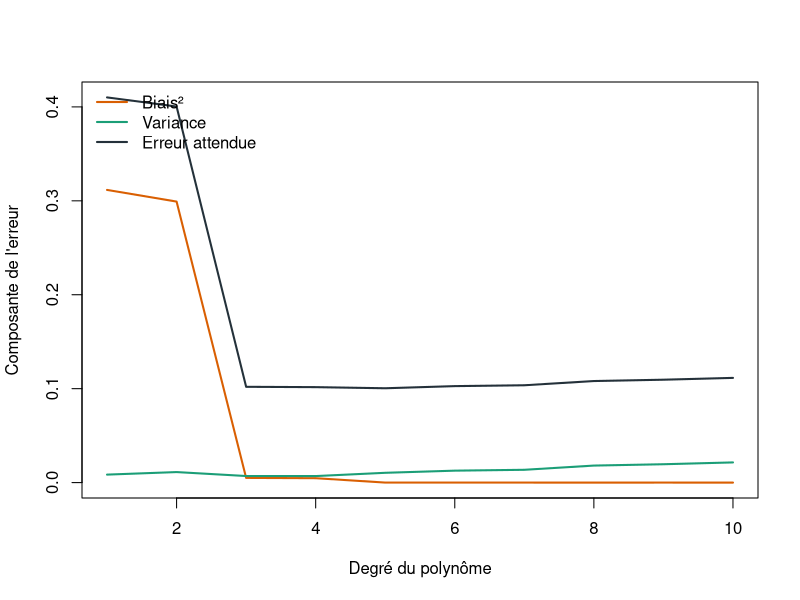
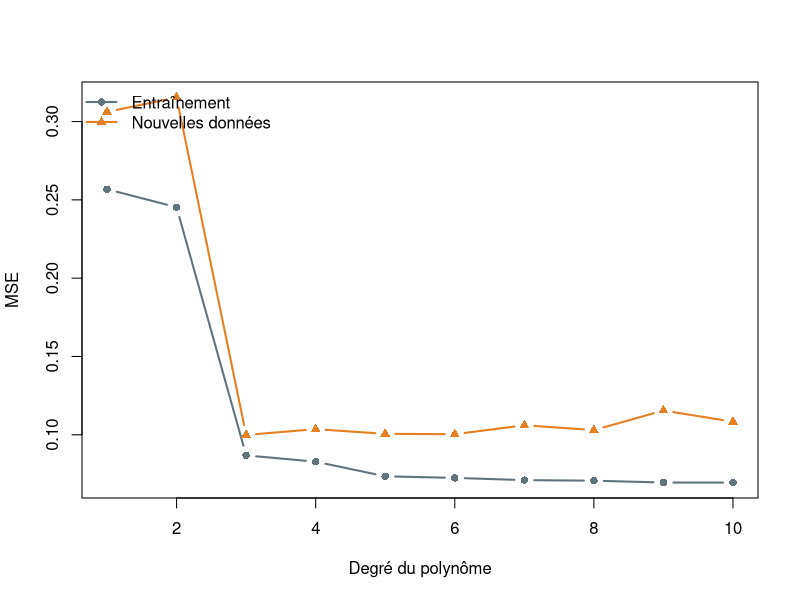
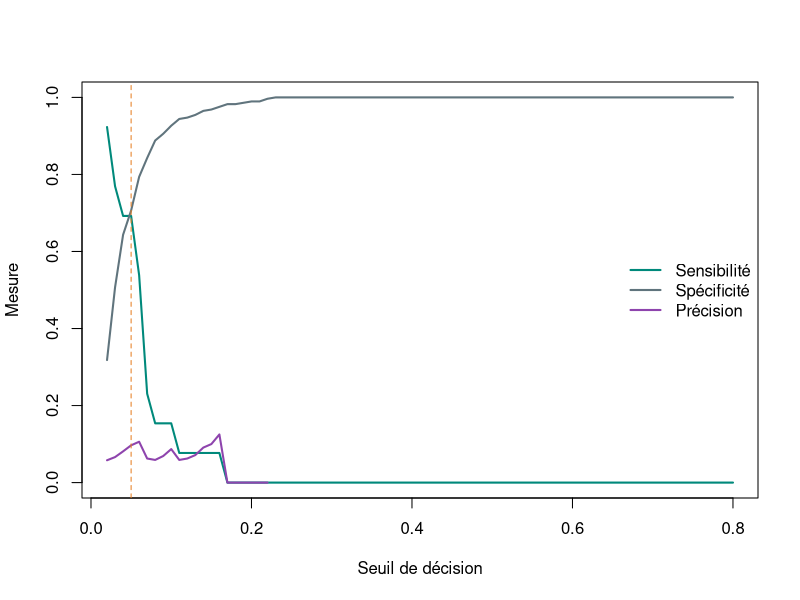
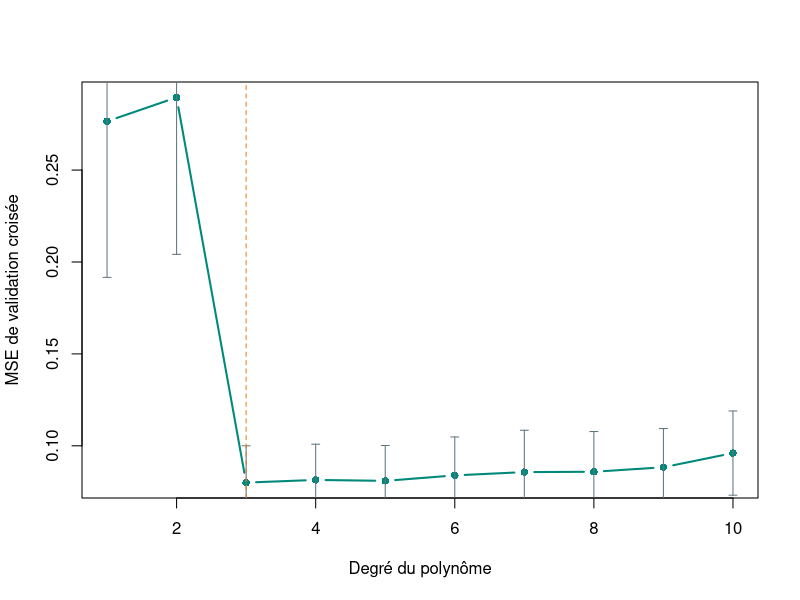

Reproduce these figures in R, in order.

# Analyse exploratoire — démonstrations R pour le cours STT-2200
#
options(width = 90, digits = 4)

graine_defaut <- 2200L
set.seed(graine_defaut)

pourcentage <- function(x, chiffres = 1L) {
  paste0(formatC(100 * x, format = "f", digits = chiffres), " %")
}


# 1. REPRÉSENTER ET INSPECTER LES DONNÉES -----------------------------------

# Chaque ligne devrait représenter un client. Cette petite base brute contient
# pourtant un doublon, plusieurs codes de valeurs manquantes et des modalités
# écrites de façons différentes.
clients_bruts <- data.frame(
  id_client = c(101, 102, 102, 103, 104, 105),
  age = c("34", "NA", "29", "45", "?", "38"),
  revenu = c("52 000", "48000", "48000", "N/A", "64000", "71000"),
  region = c("Québec", "Montréal", "Montréal", "Québec", "Estrie", "estrie"),
  achat = c("Oui", "non", "NON", "oui", "Oui", "?")
)

print(clients_bruts)
cat("Identifiants dupliqués : ",
  paste(
    unique(clients_bruts$id_client[duplicated(clients_bruts$id_client)]),
    collapse = ", "
  ), "\n", sep = ""
)

normaliser_manquants <- function(x) {
  x <- trimws(as.character(x))
  x[tolower(x) %in% c("", "na", "n/a", "?", "inconnu")] <- NA_character_
  x
}

clients <- clients_bruts
clients[] <- lapply(clients, normaliser_manquants)
clients$id_client <- as.integer(clients$id_client)
clients$age <- as.numeric(clients$age)
clients$revenu <- as.numeric(gsub(" ", "", clients$revenu, fixed = TRUE))
clients$region <- tools::toTitleCase(tolower(clients$region))
clients$achat <- factor(tolower(clients$achat), levels = c("non", "oui"))

# Le traitement d'un doublon dépend du sens de l'unité statistique. Ici, les
# deux lignes du client 102 décrivent la même unité et l'une est plus complète.
# Nous la conservons. Dans une analyse réelle, cette règle doit être documentée.
completude <- rowSums(!is.na(clients))
clients <- clients[order(clients$id_client, -completude), ]
clients <- clients[!duplicated(clients$id_client), ]
clients <- clients[order(clients$id_client), ]

print(clients)
str(clients)

cat("Valeurs manquantes par variable :\n")
print(colSums(is.na(clients)))

# Une modalité nominale ne doit pas être codée 1, 2, 3 comme si elle était
# ordonnée. model.matrix() produit un encodage binaire sans imposer cet ordre.
encodage_region <- model.matrix(~ region - 1, data = clients)
print(encodage_region)

# Que changerait-on si l'unité statistique était la transaction plutôt que le
# client ? Les doublons d'identifiants deviendraient-ils encore des doublons?


# 2. DISTANCES ET SIMILARITÉS ------------------------------------------------

distance_minkowski <- function(x, y, q = 2) {
  stopifnot(length(x) == length(y), q >= 1)
  sum(abs(x - y)^q)^(1 / q)
}

x <- c(taille_cm = 162.1, masse_kg = 66.8)
y <- c(taille_cm = 175.8, masse_kg = 81.6)

cat("Manhattan (q = 1) : ", distance_minkowski(x, y, q = 1))
cat("Euclidienne (q = 2) : ", distance_minkowski(x, y, q = 2))
cat("Similarité 1 / (1 + d2) : ", 1 / (1 + distance_minkowski(x, y, q = 2)))

# Dans cet exemple, le revenu exprimé en dollars domine la distance brute.
# La standardisation mesure plutôt les écarts en nombres d'écarts-types.
profils <- data.frame(
  age = c(23, 48, 46, 50, 25),
  revenu = c(42000, 42100, 65000, 68000, 50000),
  achats = c(3, 15, 14, 16, 4),
  row.names = c("A", "B", "C", "D", "E")
)

distances_brutes <- as.matrix(dist(profils, method = "euclidean"))
profils_standardises <- scale(profils)
distances_standardisees <- as.matrix(
  dist(profils_standardises, method = "euclidean")
)

cat("Depuis A, sans standardisation : ",
    names(which.min(distances_brutes["A", -1])), "\n", sep = "")
cat("Depuis A, après standardisation : ",
    names(which.min(distances_standardisees["A", -1])), "\n", sep = "")
cat("\nDistances depuis A, avant et après standardisation :\n")
print(data.frame(
  profil = rownames(profils)[-1],
  distance_brute = distances_brutes["A", -1],
  distance_standardisee = distances_standardisees["A", -1],
  row.names = NULL
))

distance_hamming <- function(x, y) {
  stopifnot(length(x) == length(y))
  sum(x != y)
}

x_qualitatif <- c("bleus", "bruns", "courts")
y_qualitatif <- c("bleus", "noirs", "longs")
cat("Nombre de désaccords : ",
    distance_hamming(x_qualitatif, y_qualitatif), " sur ",
    length(x_qualitatif), " variables\n", sep = "")

jaccard <- function(x, y) {
  stopifnot(length(x) == length(y), all(x %in% 0:1), all(y %in% 0:1))

  m11 <- sum(x == 1 & y == 1)
  m10 <- sum(x == 1 & y == 0)
  m01 <- sum(x == 0 & y == 1)
  m00 <- sum(x == 0 & y == 0)
  denominateur <- m11 + m10 + m01

  # Convention : deux vecteurs sans aucune présence ont une similarité de 1.
  similarite <- if (denominateur == 0) 1 else m11 / denominateur

  list(
    quantites = c(M11 = m11, M10 = m10, M01 = m01, M00 = m00),
    similarite = similarite,
    distance = 1 - similarite
  )
}

x_binaire <- c(1, 0, 1, 0, 0)
y_binaire <- c(1, 0, 0, 1, 0)
exemple_jaccard <- jaccard(x_binaire, y_binaire)

print(exemple_jaccard$quantites)
cat("Similarité de Jaccard : ", exemple_jaccard$similarite, "\n", sep = "")
cat("Distance de Jaccard : ", exemple_jaccard$distance, "\n", sep = "")
cat("Distance de Hamming : ", distance_hamming(x_binaire, y_binaire), "\n",
    sep = "")

# Hamming compte les doubles absences comme des accords. Jaccard les retire de
# son dénominateur, ce qui est utile pour des présences rares comme des achats.


# 3. ERREURS DE REGRESSION --------------------------------------------------
mse <- function(observe, predit) mean((observe - predit)^2)
mae <- function(observe, predit) mean(abs(observe - predit))

# Le modèle A est exact quatre fois, mais commet une très grande erreur. Le
# modèle B fait une erreur modérée sur chaque observation.
observe <- rep(10, 5)
predit_a <- c(10, 10, 10, 10, 0)
predit_b <- rep(7, 5)

comparaison_regression <- data.frame(
  modele = c("A : une erreur extrême", "B : erreurs régulières"),
  MSE = c(mse(observe, predit_a), mse(observe, predit_b)),
  MAE = c(mae(observe, predit_a), mae(observe, predit_b))
)

print(comparaison_regression)
cat(
  "La MAE préfère A, tandis que la MSE préfère B. Le critère exprime donc une",
  " préférence sur le coût des erreurs.\n", sep = ""
)


# 4. ERREUR DE CLASSIFICATION ET MATRICE DE CONFUSION -----------------------

division_sure <- function(numerateur, denominateur) {
  if (denominateur == 0) NA_real_ else numerateur / denominateur
}

mesures_binaires <- function(
  observe, predit, positif = "fraude", negatif = "legitime"
) {
  stopifnot(length(observe) == length(predit))

  observe <- as.character(observe)
  predit <- as.character(predit)

  vp <- sum(observe == positif & predit == positif)
  fn <- sum(observe == positif & predit == negatif)
  fp <- sum(observe == negatif & predit == positif)
  vn <- sum(observe == negatif & predit == negatif)

  matrice <- matrix(
    c(vp, fn, fp, vn),
    nrow = 2,
    byrow = TRUE,
    dimnames = list(
      observe = c(paste("Réel", positif), paste("Réel", negatif)),
      predit = c(paste("Prédit", positif), paste("Prédit", negatif))
    )
  )

  mesures <- c(
    taux_erreur = mean(observe != predit),
    exactitude = mean(observe == predit),
    sensibilite = division_sure(vp, vp + fn),
    rappel = division_sure(vp, vp + fn),
    specificite = division_sure(vn, vn + fp),
    precision = division_sure(vp, vp + fp)
  )

  list(
    matrice = matrice,
    effectifs = c(VP = vp, FN = fn, FP = fp, VN = vn),
    mesures = mesures
  )
}

# Exemple des notes : 20 fraudes parmi 1 000 transactions, dont 16 détectées;
# le modèle produit aussi 30 fausses alertes.
classe_observee <- c(rep("fraude", 20), rep("legitime", 980))
classe_predite <- c(
  rep("fraude", 16), rep("legitime", 4),
  rep("fraude", 30), rep("legitime", 950)
)

evaluation_fraude <- mesures_binaires(classe_observee, classe_predite)
print(evaluation_fraude$matrice)
print(data.frame(
  mesure = names(evaluation_fraude$mesures),
  valeur = unname(evaluation_fraude$mesures),
  pourcentage = vapply(evaluation_fraude$mesures, pourcentage, character(1)),
  row.names = NULL
))

# Un classifieur qui prédit toujours la classe majoritaire obtient seulement 2 %
# d'erreur, mais sa sensibilité est nulle : il ne détecte aucune fraude.
prediction_majoritaire <- rep("legitime", length(classe_observee))
evaluation_majoritaire <- mesures_binaires(
  classe_observee, prediction_majoritaire
)
print(rbind(
  modele = evaluation_fraude$mesures,
  toujours_legitime = evaluation_majoritaire$mesures
))

# Le coût permet de distinguer des erreurs dont les conséquences diffèrent.
# Les montants ci-dessous sont pédagogiques, pas des estimations réelles.
cout_fn <- 5000
cout_fp <- 50
cout_classification <- function(evaluation) {
  evaluation$effectifs["FN"] * cout_fn +
    evaluation$effectifs["FP"] * cout_fp
}

comparaison_couts <- data.frame(
  strategie = c("Modèle", "Toujours légitime"),
  taux_erreur = c(
    evaluation_fraude$mesures["taux_erreur"],
    evaluation_majoritaire$mesures["taux_erreur"]
  ),
  cout = c(
    cout_classification(evaluation_fraude),
    cout_classification(evaluation_majoritaire)
  )
)
print(comparaison_couts)
cat("Le modèle fait davantage d'erreurs au total, mais réduit ici le coût des",
    " fraudes manquées.\n", sep = "")


# 5. COMPROMIS BIAIS-VARIANCE ----------------------------------------------

# Vérification numérique de l'exemple présenté dans les notes.
methodes <- data.frame(
  methode = c("A", "B", "C"),
  biais = c(-2, 0, -0.5),
  variance = c(0.25, 4, 0.5),
  variance_bruit = 1
)
methodes$erreur_attendue <- methodes$biais^2 + methodes$variance +
  methodes$variance_bruit
print(methodes)

# Simulation : on répète l'échantillonnage, on ajuste des polynômes de degrés
# différents et on observe la prédiction produite au même point x0.
fonction_reelle <- function(x) sin(pi * x)
sigma <- 0.30
x0 <- 0.35
degres <- 1:10
n_repetitions <- 200L
predictions_x0 <- matrix(
  NA_real_,
  nrow = n_repetitions,
  ncol = length(degres),
  dimnames = list(NULL, paste0("degre_", degres))
)

set.seed(graine_defaut + 1L)
for (b in seq_len(n_repetitions)) {
  donnees_b <- data.frame(x = runif(40, -1, 1))
  donnees_b$y <- fonction_reelle(donnees_b$x) + rnorm(40, sd = sigma)

  for (j in seq_along(degres)) {
    d <- degres[j]
    ajustement <- lm(y ~ poly(x, degree = d, raw = TRUE), data = donnees_b)
    predictions_x0[b, j] <- predict(ajustement, newdata = data.frame(x = x0))
  }
}

resume_biais_variance <- data.frame(
  degre = degres,
  biais_carre = (colMeans(predictions_x0) - fonction_reelle(x0))^2,
  variance = apply(predictions_x0, 2, var),
  bruit = sigma^2
)
resume_biais_variance$erreur_attendue <- with(
  resume_biais_variance,
  biais_carre + variance + bruit
)

print(resume_biais_variance)

# Sur un échantillon fixe, l'erreur d'entraînement tend à diminuer avec le
# degré, tandis que l'erreur sur de nouvelles données peut remonter.
set.seed(graine_defaut + 2L)
entrainement_poly <- data.frame(x = runif(45, -1, 1))
entrainement_poly$y <- fonction_reelle(entrainement_poly$x) +
  rnorm(nrow(entrainement_poly), sd = sigma)
test_poly <- data.frame(x = runif(2000, -1, 1))
test_poly$y <- fonction_reelle(test_poly$x) + rnorm(nrow(test_poly), sd = sigma)

erreurs_flexibilite <- do.call(rbind, lapply(degres, function(d) {
  ajustement <- lm(y ~ poly(x, degree = d, raw = TRUE),
                   data = entrainement_poly)
  data.frame(
    degre = d,
    MSE_entrainement = mse(
      entrainement_poly$y,
      predict(ajustement, newdata = entrainement_poly)
    ),
    MSE_test = mse(test_poly$y, predict(ajustement, newdata = test_poly))
  )
}))

print(erreurs_flexibilite)

matplot(
  resume_biais_variance$degre,
  resume_biais_variance[, c("biais_carre", "variance", "erreur_attendue")],
  type = "l", lwd = 2, lty = 1,
  col = c("#d95f02", "#1b9e77", "#24313a"),
  xlab = "Degré du polynôme", ylab = "Composante de l'erreur"
)
legend(
  "topleft",
  legend = c("Biais²", "Variance", "Erreur attendue"),
  col = c("#d95f02", "#1b9e77", "#24313a"),
  lwd = 2, bty = "n"
)

matplot(
  erreurs_flexibilite$degre,
  erreurs_flexibilite[, c("MSE_entrainement", "MSE_test")],
  type = "b", pch = c(16, 17), lty = 1, lwd = 2,
  col = c("#60747d", "#e67e22"),
  xlab = "Degré du polynôme", ylab = "MSE"
)
legend(
  "topleft", legend = c("Entraînement", "Nouvelles données"),
  col = c("#60747d", "#e67e22"), pch = c(16, 17), lwd = 2, bty = "n"
)



# 6. SÉPARER LES DONNÉES ET ÉVITER LES FUITES -------------------------------

separation_stratifiee <- function(
  y, proportion_entrainement = 0.60,
  proportion_validation = 0.20,
  graine = graine_defaut
) {
  stopifnot(proportion_entrainement > 0, proportion_validation > 0,
            proportion_entrainement + proportion_validation < 1)
  set.seed(graine)

  indices_par_classe <- split(seq_along(y), y)
  resultat <- list(entrainement = integer(), validation = integer(),
                   test = integer())

  for (indices in indices_par_classe) {
    indices <- sample(indices)
    n_classe <- length(indices)
    n_entrainement <- floor(proportion_entrainement * n_classe)
    n_validation <- floor(proportion_validation * n_classe)

    resultat$entrainement <- c(
      resultat$entrainement,
      indices[seq_len(n_entrainement)]
    )
    resultat$validation <- c(
      resultat$validation,
      indices[n_entrainement + seq_len(n_validation)]
    )
    debut_test <- n_entrainement + n_validation + 1L
    resultat$test <- c(resultat$test, indices[debut_test:n_classe])
  }

  lapply(resultat, sort)
}

ajuster_standardisation <- function(donnees, variables) {
  centres <- vapply(donnees[variables], mean, numeric(1), na.rm = TRUE)
  echelles <- vapply(donnees[variables], sd, numeric(1), na.rm = TRUE)
  if (any(echelles == 0)) stop("Une variable à standardiser est constante.")
  list(variables = variables, centres = centres, echelles = echelles)
}

appliquer_standardisation <- function(donnees, recette) {
  resultat <- donnees
  for (variable in recette$variables) {
    resultat[[variable]] <- (
      resultat[[variable]] - recette$centres[[variable]]
    ) / recette$echelles[[variable]]
  }
  resultat
}

# Données synthétiques de transactions. La réponse est déséquilibrée et les
# probabilités servent seulement à générer l'exemple; le modèle ne les
# observe pas.
set.seed(graine_defaut + 3L)
n_transactions <- 1500L
transactions <- data.frame(
  montant = rlnorm(n_transactions, meanlog = log(80), sdlog = 1),
  heure_nuit = rbinom(n_transactions, 1, 0.12),
  etranger = rbinom(n_transactions, 1, 0.10)
)
transactions$montant_log <- log1p(transactions$montant)
eta <- -3.7 +
  0.8 * (transactions$montant_log - log(80)) +
  1.2 * transactions$heure_nuit +
  1.0 * transactions$etranger
transactions$fraude <- factor(
  ifelse(rbinom(n_transactions, 1, plogis(eta)) == 1, "oui", "non"),
  levels = c("non", "oui")
)

indices <- separation_stratifiee(
  transactions$fraude, graine = graine_defaut + 4L
)
entrainement <- transactions[indices$entrainement, ]
validation <- transactions[indices$validation, ]
test <- transactions[indices$test, ]

print(data.frame(
  ensemble = c("Entraînement", "Validation", "Test"),
  n = c(nrow(entrainement), nrow(validation), nrow(test)),
  proportion_fraude = c(mean(entrainement$fraude == "oui"),
                        mean(validation$fraude == "oui"),
                        mean(test$fraude == "oui"))
))

# La moyenne et l'écart-type sont appris sur l'entraînement seulement. Ils sont
# ensuite réutilisés sans réajustement sur la validation et le test.
recette <- ajuster_standardisation(entrainement, "montant_log")
entrainement_std <- appliquer_standardisation(entrainement, recette)
validation_std <- appliquer_standardisation(validation, recette)
test_std <- appliquer_standardisation(test, recette)

cat("Moyenne standardisée dans l'entraînement : ",
    mean(entrainement_std$montant_log), "\n", sep = "")
cat("Moyenne standardisée dans le test : ",
    mean(test_std$montant_log),
    " (elle n'a aucune raison d'être exactement nulle)\n", sep = "")

modele_logistique <- glm(
  fraude ~ montant_log + heure_nuit + etranger,
  data = entrainement_std,
  family = binomial()
)

probabilite_validation <- predict(
  modele_logistique,
  newdata = validation_std,
  type = "response"
)

evaluer_seuil <- function(seuil, observe, probabilite,
                          cout_fn = 20, cout_fp = 1) {
  predit <- ifelse(probabilite >= seuil, "oui", "non")
  evaluation <- mesures_binaires(
    observe, predit, positif = "oui", negatif = "non"
  )
  data.frame(
    seuil = seuil,
    cout = cout_fn * evaluation$effectifs["FN"] +
      cout_fp * evaluation$effectifs["FP"],
    taux_erreur = evaluation$mesures["taux_erreur"],
    sensibilite = evaluation$mesures["sensibilite"],
    specificite = evaluation$mesures["specificite"],
    precision = evaluation$mesures["precision"],
    row.names = NULL
  )
}

seuils <- seq(0.02, 0.80, by = 0.01)
resultats_validation <- do.call(
  rbind,
  lapply(seuils, evaluer_seuil,
         observe = validation_std$fraude,
         probabilite = probabilite_validation)
)
meilleur_seuil <- resultats_validation$seuil[
  which.min(resultats_validation$cout)
]

print(resultats_validation[which.min(resultats_validation$cout), ])

# L'ensemble de test ne sert qu'après le choix du modèle et du seuil.
probabilite_test <- predict(modele_logistique, newdata = test_std,
                            type = "response")
test_seuil_choisi <- evaluer_seuil(
  meilleur_seuil, test_std$fraude, probabilite_test
)
test_seuil_05 <- evaluer_seuil(0.50, test_std$fraude, probabilite_test)
print(rbind(seuil_valide = test_seuil_choisi, seuil_0_5 = test_seuil_05))

matplot(
  resultats_validation$seuil,
  resultats_validation[, c("sensibilite", "specificite", "precision")],
  type = "l", lwd = 2, lty = 1,
  col = c("#00897b", "#60747d", "#8e44ad"),
  xlab = "Seuil de décision", ylab = "Mesure"
)
abline(v = meilleur_seuil, col = "#e67e22", lty = 2)
legend(
  "right", legend = c("Sensibilité", "Spécificité", "Précision"),
  col = c("#00897b", "#60747d", "#8e44ad"), lwd = 2, bty = "n"
)


# 7. VALIDATION CROISÉE À K PLIS --------------------------------------------
creer_plis <- function(n, k = 5L, graine = graine_defaut) {
  stopifnot(k >= 2, k <= n)
  set.seed(graine)
  sample(rep(seq_len(k), length.out = n))
}

validation_croisee_polynome <- function(donnees, degres, plis) {
  k <- max(plis)
  tailles_plis <- tabulate(plis, nbins = k)
  resultats <- vector("list", length(degres))

  for (j in seq_along(degres)) {
    d <- degres[j]
    erreurs_plis <- numeric(k)

    for (pli in seq_len(k)) {
      donnees_entrainement <- donnees[plis != pli, ]
      donnees_validation <- donnees[plis == pli, ]
      ajustement <- lm(
        y ~ poly(x, degree = d, raw = TRUE),
        data = donnees_entrainement
      )
      prediction <- predict(ajustement, newdata = donnees_validation)
      erreurs_plis[pli] <- mse(donnees_validation$y, prediction)
    }

    resultats[[j]] <- data.frame(
      degre = d,
      erreur_cv = weighted.mean(erreurs_plis, tailles_plis),
      ecart_type_plis = sd(erreurs_plis),
      erreur_min = min(erreurs_plis),
      erreur_max = max(erreurs_plis)
    )
  }

  do.call(rbind, resultats)
}

set.seed(graine_defaut + 6L)
donnees_cv <- data.frame(x = runif(120, -1, 1))
donnees_cv$y <- fonction_reelle(donnees_cv$x) +
  rnorm(nrow(donnees_cv), sd = sigma)

# Les mêmes plis servent à chaque degré. La comparaison dépend ainsi moins du
# hasard du découpage qu'avec de nouveaux plis pour chaque modèle.
plis <- creer_plis(nrow(donnees_cv), k = 5L, graine = graine_defaut + 7L)
resultats_cv <- validation_croisee_polynome(donnees_cv, 1:10, plis)
meilleur_degre <- resultats_cv$degre[which.min(resultats_cv$erreur_cv)]

print(resultats_cv)
cat("Degré choisi par validation croisée : ", meilleur_degre, "\n", sep = "")
cat("La dispersion entre les plis complète la moyenne; elle ne constitue pas",
    " automatiquement un intervalle de confiance.\n", sep = "")

plot(
  resultats_cv$degre, resultats_cv$erreur_cv,
  type = "b", pch = 16, lwd = 2, col = "#00897b",
  xlab = "Degré du polynôme", ylab = "MSE de validation croisée"
)
arrows(
  resultats_cv$degre,
  resultats_cv$erreur_cv - resultats_cv$ecart_type_plis,
  resultats_cv$degre,
  resultats_cv$erreur_cv + resultats_cv$ecart_type_plis,
  angle = 90, code = 3, length = 0.04, col = "#60747d"
)
abline(v = meilleur_degre, col = "#e67e22", lty = 2)
